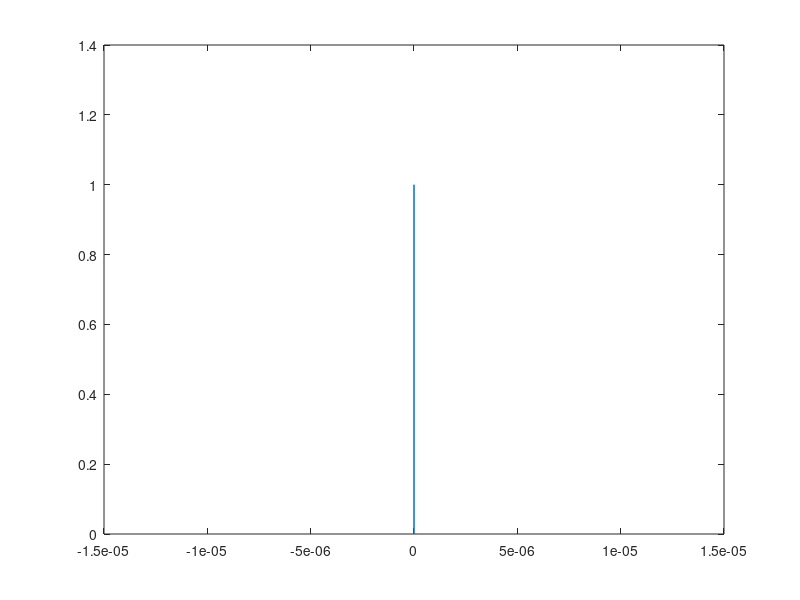

Reproduce this figure in MATLAB.
F = @(x) (exp(x)-exp(-x))./(2*x);
%fplot(F,[-1*1e-6,1*1e-6]);
 b=1e-5;
 a=-b;
 %Dividimos el intervalo b a, en 1 millon de numeros
 d=(b-a)/1e7;
 x=a:d:b;
 plot(x,F(x));